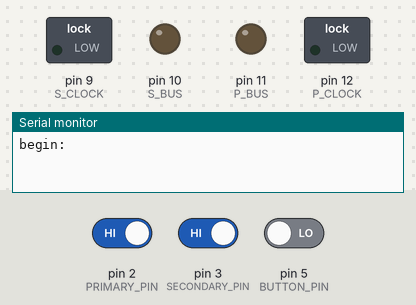
The sketch below on a simulated Arduino Uno, built with avr-gcc and run on an emulated ATmega328P. Parts: switched loads named in the sketch (green lamp = pin HIGH), output pins drawn as LEDs (lit = HIGH), the last lines printed to the serial monitor. Inputs (shaded band) come from the test bench; at power-on: pin 2 (PRIMARY_PIN) HIGH, pin 3 (SECONDARY_PIN) HIGH, pin 5 (BUTTON_PIN) LOW.

Above: at 1.2 s.
1.3 s: pin 2 (PRIMARY_PIN) driven LOW and pin 3 (SECONDARY_PIN) driven LOW and pin 5 (BUTTON_PIN) driven HIGH
At 2.5 s:
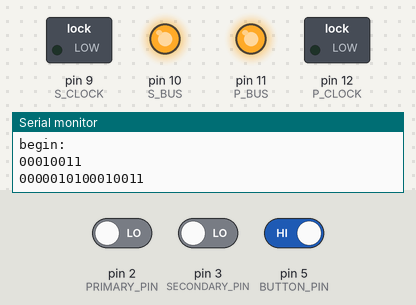
Timing chart, 0 to 4.3 s (numbered marks = the images above; inputs shaded):
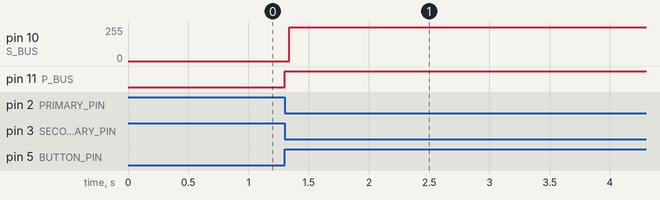

Measured:
- after the input at 1.3 s, pin 10 (S_BUS): 0/255 → 255/255 at once; pin 11 (P_BUS): LOW → HIGH at once

The sketch:

masterSketch.ino
```cpp
#define ARRAY_SIZE 10
#define BUTTON_PIN 5

// Primary Pins
#define PRIMARY_PIN 2
#define P_CLOCK 12
#define P_BUS 11

// Primary Variables
byte pCounter = 0, pTimeArray[10];
int pInitialTime, pCurrentTime;

// Secondary Pins
#define SECONDARY_PIN 3
#define S_CLOCK 9
#define S_BUS 10

// Secondary Variables
byte sCounter = 0;
uint16_t sTimeArray[10];
int sInitialTime, sCurrentTime;

bool flag = HIGH;

void setup()  {
  Serial.begin(115200);
  for (int i=0; i < ARRAY_SIZE; i++)
  {
    pTimeArray[i] = 0;
    sTimeArray[i] = 0;
  }
  // Pins for the primary sensor
  pinMode(PRIMARY_PIN, INPUT);
  pinMode(P_CLOCK, OUTPUT);
  pinMode(P_BUS, OUTPUT);
  pinMode(P_CLOCK, HIGH);

  // Pins for the secondary sensor
  pinMode(SECONDARY_PIN, INPUT);
  pinMode(S_CLOCK, OUTPUT);
  pinMode(S_BUS, OUTPUT);
  pinMode(S_CLOCK, HIGH);

  pinMode(BUTTON_PIN, INPUT);
  Serial.println("begin:");
  EIFR |= (1 << INTF1); // Don't worry about it

  attachInterrupt(digitalPinToInterrupt(PRIMARY_PIN), primaryRev, FALLING);
  attachInterrupt(digitalPinToInterrupt(SECONDARY_PIN), secondaryRev, FALLING);
  pInitialTime = millis();
  sInitialTime = pInitialTime;
}

void primaryRev() {
  pCurrentTime = millis();
  pTimeArray[pCounter] = pCurrentTime - pInitialTime;
  //Serial.println(pTimeArray[pCounter]);
  pInitialTime = pCurrentTime;
  pCounter++;
}

void secondaryRev() {
  sCurrentTime = millis();
  sTimeArray[sCounter++] = sCurrentTime - sInitialTime;
  sInitialTime = sCurrentTime;
}

void loop() {
  if(digitalRead(BUTTON_PIN) && flag)
  {
    flag = LOW;

    for(int i = 0; i < pCounter; i++)
    {
      byte revTime2 = pTimeArray[i];
      for(int j = 0; j < 8; j++)
      {
        bool msb = revTime2 & 0x80;
        Serial.print(msb);
        digitalWrite(P_BUS, msb);
        revTime2 <<= 1;
        digitalWrite(P_CLOCK, HIGH);
        digitalWrite(P_CLOCK, LOW);
      }
      Serial.println();
    }

    for(int i = 0; i < sCounter; i++)
    {
      uint16_t revTime2 = sTimeArray[i];
      for(int j = 0; j < 16; j++)
      {
        bool msb = revTime2 & 0x8000;
        Serial.print(msb);
        digitalWrite(S_BUS, msb);
        revTime2 <<= 1;
        digitalWrite(S_CLOCK, HIGH);
        digitalWrite(S_CLOCK, LOW);
      }
      Serial.println();
    }
    pCounter = 0;
    sCounter = 0;
  }
  // Sending primary data to slave
  if(pCounter >= ARRAY_SIZE)
  {
    pCounter = 0;
    for(int i = 1; i < ARRAY_SIZE; i++)
    {
      byte revTime = pTimeArray[i];
      for(int j = 0; j < 8; j++)
      {
        bool msb = revTime & 0x80;
        Serial.print(msb);
        digitalWrite(P_BUS, msb);
        revTime <<= 1;
        digitalWrite(P_CLOCK, HIGH);
        digitalWrite(P_CLOCK, LOW);
      }
      Serial.println();
    }
  }
  // Sending secondary data to slave
  if(sCounter >= ARRAY_SIZE)
  {
    sCounter = 0;

    for(int i = 0; i < ARRAY_SIZE; i++)
    {
      uint16_t revTime1 = sTimeArray[i];
      for(int j = 0; j < 16; j++)
      {
        bool msb1 = revTime1 & 0x8000;
        Serial.print(msb1);
        digitalWrite(S_BUS, msb1);
        revTime1 <<= 1;
        digitalWrite(S_CLOCK, HIGH);
        digitalWrite(S_CLOCK, LOW);
      }
      Serial.println();
    }
  }
}
```
